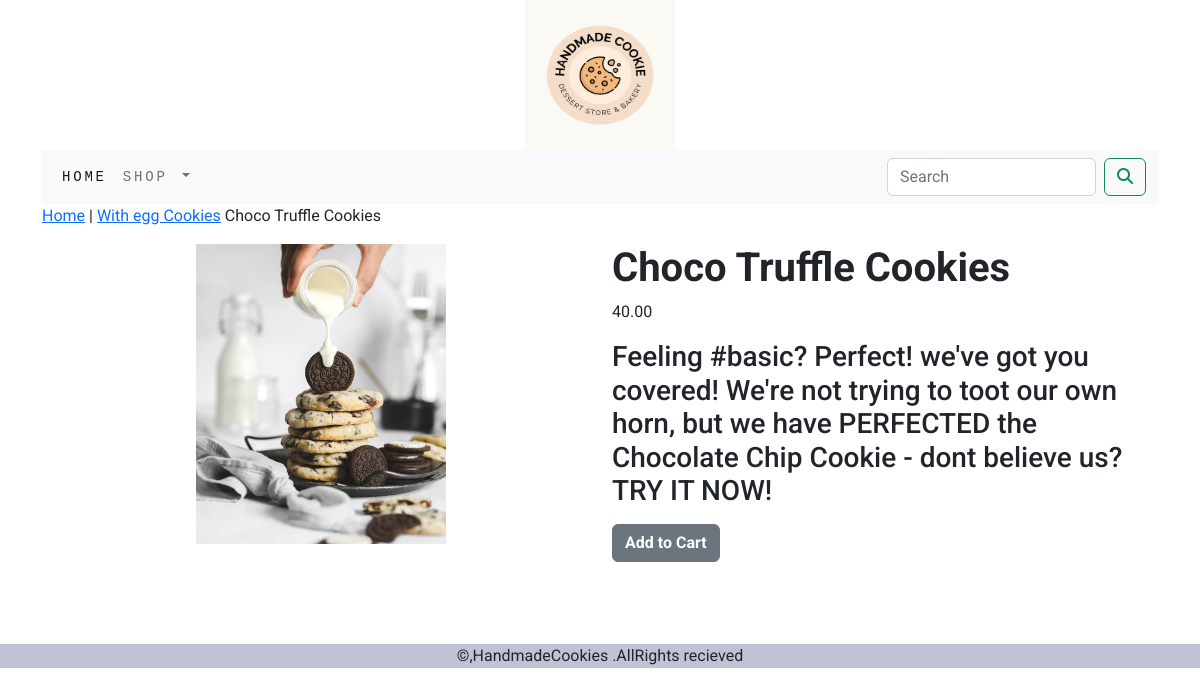
Page /shop/with-egg-cookies/choco-Truffle-cookies/ on the committed database.
### ecartapp/models.py (models this page shows, shortened)
class Product(models.Model):
    name = models.CharField(max_length=200)
    slug = models.CharField(max_length=200)
    desc = models.TextField()
    img = models.ImageField(upload_to='product')
    price= models.DecimalField(max_digits=10,decimal_places=2)
    category = models.ForeignKey(Category,on_delete=models.CASCADE)
    stock = models.IntegerField()
    available = models.BooleanField(default=True)
    created = models.DateTimeField(auto_now_add=True)
    updated = models.DateTimeField(auto_now=True)
    class Meta:
        ordering = ('name',)
        verbose_name = 'product'
        verbose_name_plural = 'products'

class Category(models.Model):
     name = models.CharField(max_length=200)
     slug =models.SlugField(max_length=200)
     desc =models.TextField()
     img = models.ImageField(upload_to='category')
     class Meta:
         ordering =('name',)
         verbose_name = 'category'
         verbose_name_plural = 'categories'
     def get_url(self):
        return reverse('ecartapp:product_by_category',args=[self.slug])
     def __str__(self):
         return '{}'.format(self.name)

### ecartapp/views.py (the view)
# urls.py: path('<slug:c_slug>/<slug:product_slug>/',views.prodetail,name='prodcat_detail')
def prodetail(request,c_slug,product_slug):
    try:
        product=Product.objects.get(category__slug=c_slug,slug=product_slug)
    except Exception  as e:
        raise e
    return render(request,"product.html",{'product':product})

### cart_app/context_processors.py (called while the page is built)
def counter(request):
    item_count= 0
    if 'admin' in request.path:
        return {}
    else :
        try:
            cart=Cart.objects.filter(cart_id=_cart_id(request))
            cart_items=CartItem.objects.all().filter(cart=cart[:1])
            for cartitem in cart_items:
                item_count += cartitem.quantity
        except Cart.DoesNotExist:
            item_count= 0
    return dict(item_count=item_count)

### cart_app/views.py (called while the page is built)
def _cart_id(request):
    cart=request.session.session_key
    if not cart:
        cart=request.session.create()
    return cart

### ecartapp/context_processors.py (called while the page is built)
def menulinks(request):
     link=Category.objects.all()
     return dict(link=link)

### templates/product.html (shortened to what this page needs)
{% extends 'base.html' %}
{% load static %}
{% block content %}
<div class="row my_prod_row_class">
    <div class="mx_auto">
       <p><a href="{% url 'ecartapp:allproduct' %}" >Home</a> | <a href="{{product.category.get_url}}">{{product.category}}</a> {{product.name}}</p>
    </div>
</div>
<div class="container">
<div class ="row">
    <div class="col-12 col-sm-12 col-md-12 col-lg-6 text-center" >
        <div style="min-width:18rem;height:25em;">
            <img src = "{{product.img.url}}"  alt="{{product.name}}" style="width:250px;height:300px;">
        </div>
    </div>
    <div class="col-12 col-sm-12 col-md-12 col-lg-6" >
            <div>
            <h1 class="my_prod_name"><b>{{product.name}}</b></h1>
            <p>{{product.price}}</p>
            <p class="text-justify"><h3>{{product.desc}}</h3></p>
            {% if product.stock <= 0 %}
            <p  class="text-justify"><b>Out of stock</b></p>
            {% else %}
            <a class="btn btn-secondary" href = "{% url 'cart_app:add_cart' product.id %}"><b>Add to Cart</b></a>
            {% endif %}
        </div>
    </div>
</div>
</div>
</div>
{% endblock %}

### static/css/custom.css (style rules this page uses)
body { font-family: 'Roboto', sans-serif; }

### rows in the picture
Product: category "With egg Cookies", name "Choco Truffle Cookies", img (picture), price "40.00", desc "Feeling #basic? Perfect! we've got you covered! We're not trying to toot our own horn, but we have PERFECTED the Chocolate Chip Cookie - dont believe us? TRY IT NOW!"
